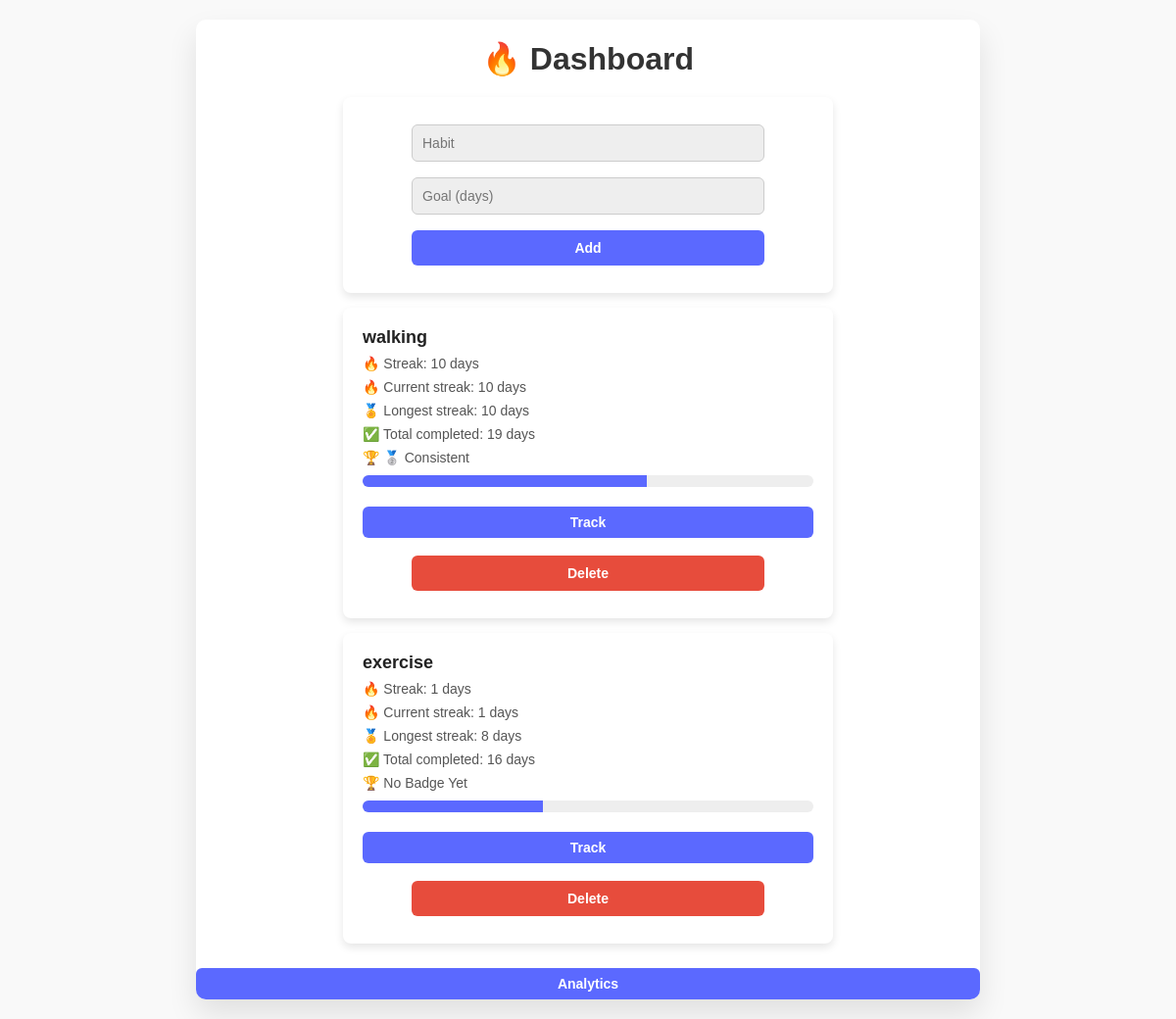
The app's page /dashboard (signed in) with its own data.
### tables this page shows
CREATE TABLE habits(
        id INTEGER PRIMARY KEY,
        user_id INTEGER,
        name TEXT,
        goal INTEGER,
        FOREIGN KEY(user_id) REFERENCES users(id)
    );

### app.py (the view)
@app.route("/dashboard")
def dashboard():
    if "user" not in session:
        return redirect("/login")
    con = connect()
    cur = con.cursor()
    cur.execute("SELECT * FROM habits WHERE user_id=?", (session["user"],))
    habits = cur.fetchall()
    con.close()
    return render_template("dashboard.html",
                           habits=habits,
                           get_streak=get_streak,
                           get_current_streak=get_current_streak,
                           get_longest_streak=get_longest_streak,
                           get_total_completed=get_total_completed,
                           get_progress=get_progress,
                           get_achievement=get_achievement)

### app.py (called while the page is built)
def connect():
    return sqlite3.connect(DB)

def get_current_streak(habit_id):
    con = connect()
    cur = con.cursor()
    cur.execute("SELECT date FROM habit_logs WHERE habit_id=? ORDER BY date DESC", (habit_id,))
    rows = cur.fetchall()
    con.close()
    dates = {r[0] for r in rows}
    streak = 0
    today = datetime.now()
    while True:
        expected = (today - timedelta(days=streak)).strftime("%Y-%m-%d")
        if expected in dates:
            streak += 1
        else:
            break
    return streak

def get_longest_streak(habit_id):
    con = connect()
    cur = con.cursor()
    cur.execute("SELECT date FROM habit_logs WHERE habit_id=? ORDER BY date ASC", (habit_id,))
    rows = cur.fetchall()
    con.close()
    if not rows:
        return 0
    dates = [datetime.strptime(r[0], "%Y-%m-%d") for r in rows]
    longest = 1
    current = 1
    for i in range(1, len(dates)):
        if (dates[i] - dates[i-1]).days == 1:
            current += 1
            longest = max(longest, current)
        else:
            current = 1
    return longest

def get_streak(habit_id):
    return get_current_streak(habit_id)   # or get_longest_streak(habit_id)

def get_progress(habit_id, goal):
    goal = int(goal) if goal else 0
    con = connect()
    cur = con.cursor()
    cur.execute("SELECT COUNT(*) FROM habit_logs WHERE habit_id=?", (habit_id,))
    completed = cur.fetchone()[0]
    con.close()
    percent = int((completed / goal) * 100) if goal > 0 else 0
    return min(percent, 100)

def get_total_completed(habit_id):
    con = connect()
    cur = con.cursor()
    cur.execute("SELECT COUNT(*) FROM habit_logs WHERE habit_id=?", (habit_id,))
    total = cur.fetchone()[0]
    con.close()
    return total

def get_achievement(streak):
    if streak >= 30:
        return "👑 Master"
    elif streak >= 14:
        return "🥇 Dedicated"
    elif streak >= 7:
        return "🥈 Consistent"
    elif streak >= 3:
        return "🥉 Beginner"
    else:
        return "No Badge Yet"

### templates/dashboard.html (shortened to what this page needs)
{% extends "base.html" %}
{% block content %}
<h1>🔥 Dashboard</h1>
<div class="card">
    <form method="POST" action="/add">
        <input type="text" name="name" placeholder="Habit" required>
        <input type="number" name="goal" placeholder="Goal (days)" required>
        <button type="submit">Add</button>
    </form>
</div>
{% for h in habits %}
<div class="card">
    <b>{{ h[2] }}</b>
    <p>🔥 Streak: {{ get_streak(h[0]) }} days</p>
    <p>🔥 Current streak: {{ get_current_streak(h[0]) }} days</p>
    <p>🏅 Longest streak: {{ get_longest_streak(h[0]) }} days</p>
    <p>✅ Total completed: {{ get_total_completed(h[0]) }} days</p>
    <p>🏆 {{ get_achievement(get_streak(h[0])) }}</p>
    <div class="progress-bar">
        <div class="progress-fill" style="width: {{ get_progress(h[0], h[3]) }}%"></div>
    </div>
    <a href="/calendar/{{ h[0] }}">
        <button type="button">Track</button>
    </a>
    <div>
        <form method="POST" action="/delete/{{ h[0] }}" style="margin-top:10px;">
            <button type="submit" style="background-color:#e74c3c;">Delete</button>
        </form>
    </div>
</div>
{% endfor %}
<a href="/charts">
    <button type="button">Analytics</button>
</a>
{% endblock %}

### templates/base.html (shortened to what this page needs)
<!DOCTYPE html>
<html lang="en">
<head>
  <link rel="stylesheet" href="static/style.css">
</head>
<body>
  <div class="container">
    {% block content %}{% endblock %}
  </div>
</body>
</html>

### static/style.css (style rules this page uses)
* { box-sizing: border-box; }
body { font-family: 'Segoe UI', sans-serif; background: #f6f5f7; display: flex; justify-content: center; align-items: center; height: 100vh; margin: 0; }
.container { background: #fff; border-radius: 10px; box-shadow: 0 15px 30px rgba(0,0,0,0.1); position: relative; overflow: hidden; width: 800px; max-width: 100%; min-height: 500px; transition: 0.5s; }
form { background: #fff; display: flex; flex-direction: column; padding: 0 50px; height: 100%; justify-content: center; align-items: center; text-align: center; }
input { background: #eee; border: none; padding: 12px; margin: 8px 0; width: 100%; border-radius: 4px; }
button { border: none; padding: 12px 45px; border-radius: 20px; background-color: #5b69ff; color: #fff; font-size: 14px; font-weight: bold; margin-top: 10px; cursor: pointer; transition: 0.3s; }

### templates/dashboard.html (style rules this page uses)
html, body { height: auto; min-height: 100%; overflow-y: auto; }
body { font-family: Arial, sans-serif; background-color: #f9f9f9; margin: 0; padding: 20px; }
input, button { pointer-events: auto; }
h1 { text-align: center; color: #333; margin-bottom: 20px; }
.card { background: #fff; border-radius: 8px; padding: 20px; margin: 15px auto; box-shadow: 0 4px 8px rgba(0, 0, 0, 0.1); max-width: 500px; }
.card b { font-size: 18px; color: #222; }
.card p { margin: 8px 0; font-size: 14px; color: #555; }
form input, form button { display: block; width: 100%; margin: 8px 0; padding: 10px; border-radius: 6px; border: 1px solid #ccc; font-size: 14px; }
form button { background-color: #5b69ff; color: #fff; border: none; font-weight: bold; cursor: pointer; }
.progress-bar { background: #eee; border-radius: 6px; overflow: hidden; height: 12px; margin: 10px 0; }
.progress-fill { background: #5b69ff; height: 100%; transition: width 0.3s ease; }
button { background-color: #5b69ff; color: #fff; border: none; border-radius: 6px; padding: 8px 16px; margin-top: 10px; cursor: pointer; font-weight: bold; }
a button { width: 100%; }

### records on screen
habits: name "walking", get_streak "10", get_current_streak "10", get_longest_streak "10", get_total_completed "19", get_achievement "🥈 Consistent", goal 30 (drawn)
habits: name "exercise", user "1", get_longest_streak "8", get_total_completed "16", get_achievement "No Badge Yet", goal 40 (drawn)
